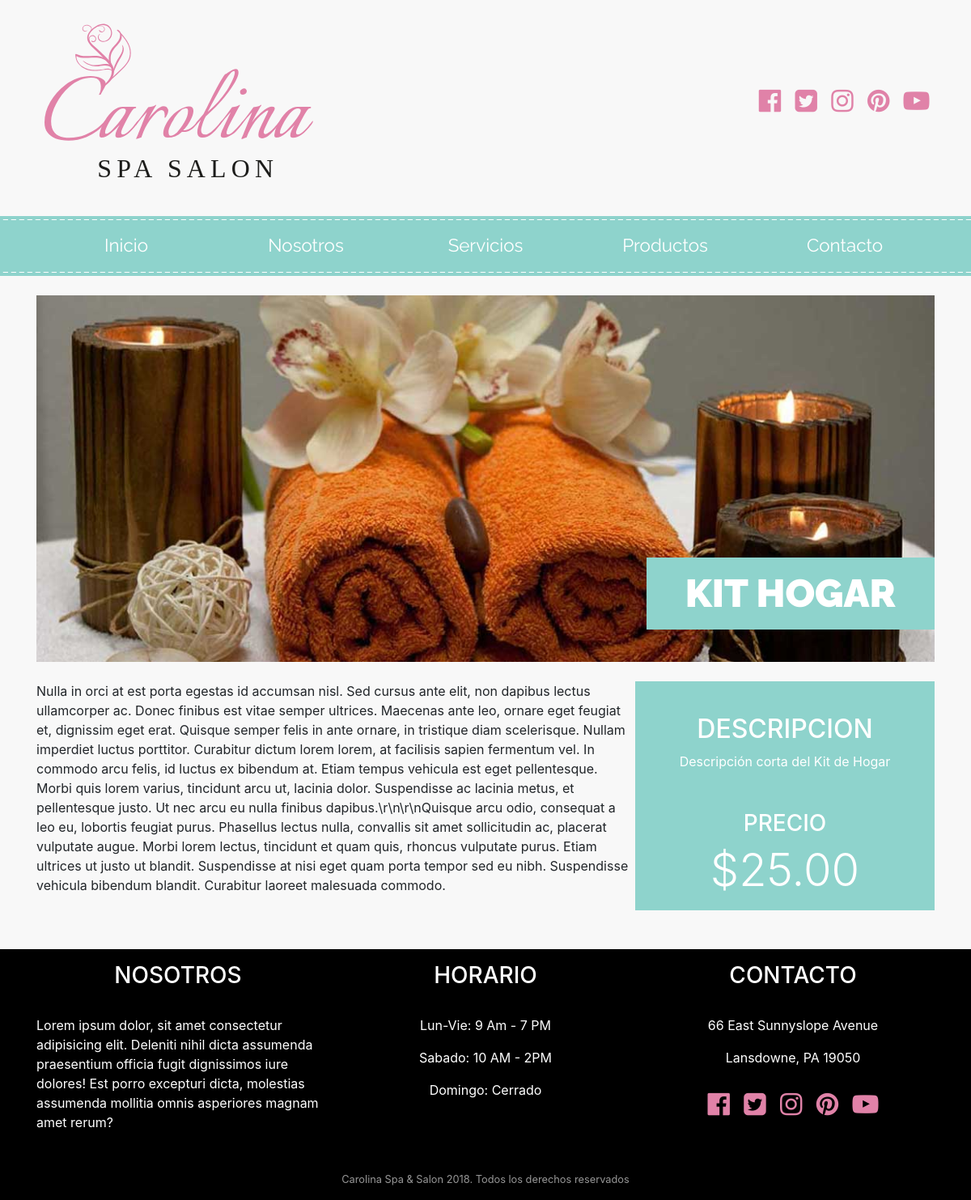
The page /producto.php?id=1 on the database its author committed.
### tables this page shows
CREATE TABLE `productos` (
  `id` int(11) NOT NULL,
  `nombre` varchar(60) NOT NULL,
  `imagen_completa` varchar(30) NOT NULL,
  `imagen_mini` varchar(30) NOT NULL,
  `precio` decimal(6,2) NOT NULL,
  `descripcion` longtext NOT NULL,
  `descripcion_corta` varchar(100) NOT NULL
);

### inc/funciones.php (called while the page is built, shortened)
<?php
    function obtenerProducto($id_producto){
        include 'conexion.php';
        try{
            $sql = " SELECT nombre, imagen_completa, precio, descripcion, descripcion_corta FROM productos WHERE id = $id_producto";
            $resultado = $bd->query($sql);
        } catch(Exception $e){
            echo $e->getMessage();
            return array();
        }
        return $resultado;
    }
?>

### producto.php (the view, shortened to what this page needs)
<?php
if(isset($_GET['id'] ) ){
  if(filter_var($_GET['id'], FILTER_VALIDATE_INT)){
    $producto_id = $_GET['id'];
  }else{
    header('location:404.html');
    exit;
  }
}
  include 'templates/header.php';
  include 'templates/navegacion.php';
  include 'inc/funciones.php';
  $resultado = obtenerProducto($producto_id);
  if($resultado->num_rows>0){
  while($producto = $resultado->fetch_assoc()){
  ?>
    <div class="container pt-4">
      <div class="row no-gutters">
        <div class="col-12 hero">
          <img src="img/<?php echo $producto['imagen_completa']?>" alt="" class="img-fluid">
          <h2 class="text-uppercase d-none d-md-block py-3 px-5"><?php echo $producto['nombre']?></h2>
        </div>
      </div>
    </div>
    <div class="container pt-4">
      <div class="row no-gutters">
        <main class="col-lg-8 contenido-principal">
          <?php echo $producto['descripcion']?>
        </main>
        <aside class="col-lg-4 pt-4 pt-lg-0">
          <div class="sidebar pt-3 descripcion-producto">
            <h2 class="text-center text-uppercase mt-4">
              Descripcion
            </h2>
            <p class="text-center"><?php echo $producto['descripcion_corta']?></p>
            <h3 class="text-uppercase text-center mt-5">
              Precio
            </h3>
            <p class="display-4 text-center">
              $<?php echo $producto['precio']?>
            </p>
          </div>
        </aside>
      </div>
    </div>
    <?php
    }
    }else{
      echo '<h2 class="text-center text-uppercase mt-4">Producto no Encontrado</h2>';
    }
    include 'templates/footer.php'
    ?>

### css/styles.css (style rules this page uses)
body { background-color: #f8f8f8; }
.hero { position: relative; }
.hero h2 { position: absolute; bottom: 2rem; right: 0; background-color: #8ed3cc; font-family: 'Raleway', sans-serif; font-weight: 900; color: #ffffff; font-size: 3rem; }
aside { background-color: #8ed3cc; color: #ffffff; }

### rows shown on the page
productos: imagen_completa (picture), nombre "KIT HOGAR", descripcion "Nulla in orci at est porta egestas id accumsan nisl. Sed cursus ante elit, non dapibus lectus ullamcorper ac. Donec finibus est vitae semper ultrices. Maecenas ante leo, ornare eget feugiat et, dignissim eget erat. Quisque semper felis in ante ornare, in tristique diam scelerisque. Nullam imperdiet luctus porttitor. Curabitur dictum lorem lorem, at facilisis sapien fermentum vel. In commodo arcu felis, id luctus ex bibendum at. Etiam tempus vehicula est eget pellentesque. Morbi quis lorem varius, tincidunt arcu ut, lacinia dolor. Suspendisse ac lacinia metus, et pellentesque justo. Ut nec arcu eu nulla finibus dapibus.\\r\\n\\r\\nQuisque arcu odio, consequat a leo eu, lobortis feugiat purus.…", descripcion_corta "Descripción corta del Kit de Hogar", precio "25.00"
